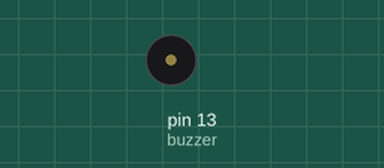
A sketch run on a simulated Arduino Uno, built with avr-gcc and run on an emulated ATmega328P. On the bench: buzzer (waves = sounding, pin HIGH). Random numbers use the default seed unless the sketch sets one; what the sketch prints to the serial monitor is not drawn.

Above: at 0.1 s.
At 4.9 s:
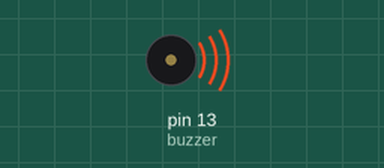
Timing chart, 0 to 6.9 s (numbered marks = the images above):
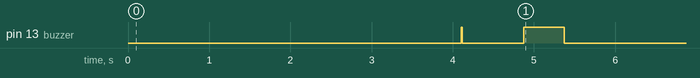

The sketch:

Bubble_sort.ino
```cpp
const int ARRAY_SIZE = 1000;
int numbers[ARRAY_SIZE];
int buzzer = 13;

void bubbleSort(int arr[], int size) {

    digitalWrite(buzzer,HIGH);
    delay(10);
    digitalWrite(buzzer,LOW);


    unsigned long startTime = millis();
    for (int i = 0; i < size - 1; i++) {
        for (int j = 0; j < size - i - 1; j++) {
            if (arr[j] > arr[j + 1]) {
                int temp = arr[j];
                arr[j] = arr[j + 1];
                arr[j + 1] = temp;
            }
        }
    }
        digitalWrite(buzzer,HIGH);
    delay(500);
    digitalWrite(buzzer,LOW);

    unsigned long endTime = millis();
    Serial.print("Sortierzeit: ");
    Serial.print(endTime - startTime);
    Serial.println(" ms");
}

void printArray(int arr[], int size) {
    for (int i = 0; i < size; i++) {
        Serial.print(arr[i]);
        Serial.print(" ");
    }
    Serial.println();
}

void setup() {

    pinMode(buzzer,OUTPUT);

    Serial.begin(9600);
    for (int i = 0; i < ARRAY_SIZE; i++) {
        numbers[i] = i + 1;
    }
    for (int i = 0; i < ARRAY_SIZE; i++) {
        int j = random(0, ARRAY_SIZE);
        int temp = numbers[i];
        numbers[i] = numbers[j];
        numbers[j] = temp;
    }

    Serial.println("Unsortiertes Array:");
    printArray(numbers, ARRAY_SIZE);

    bubbleSort(numbers, ARRAY_SIZE);

    Serial.println("Sortiertes Array:");
    printArray(numbers, ARRAY_SIZE);


}


void loop() {
}
```
